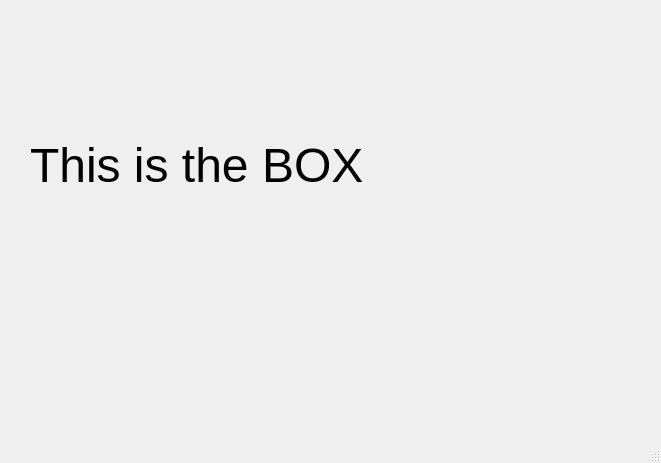
<?xml version="1.0" encoding="UTF-8"?>
<ui version="4.0">
 <class>MainWindow</class>
 <widget class="QMainWindow" name="MainWindow">
  <property name="geometry">
   <rect>
    <x>0</x>
    <y>0</y>
    <width>661</width>
    <height>463</height>
   </rect>
  </property>
  <property name="windowTitle">
   <string>MainWindow</string>
  </property>
  <widget class="QWidget" name="centralwidget">
   <widget class="QLabel" name="label">
    <property name="geometry">
     <rect>
      <x>30</x>
      <y>20</y>
      <width>601</width>
      <height>291</height>
     </rect>
    </property>
    <property name="font">
     <font>
      <pointsize>36</pointsize>
     </font>
    </property>
    <property name="text">
     <string>This is the BOX</string>
    </property>
   </widget>
  </widget>
  <widget class="QMenuBar" name="menubar">
   <property name="geometry">
    <rect>
     <x>0</x>
     <y>0</y>
     <width>661</width>
     <height>27</height>
    </rect>
   </property>
  </widget>
  <widget class="QStatusBar" name="statusbar"/>
 </widget>
 <resources/>
 <connections/>
</ui>
